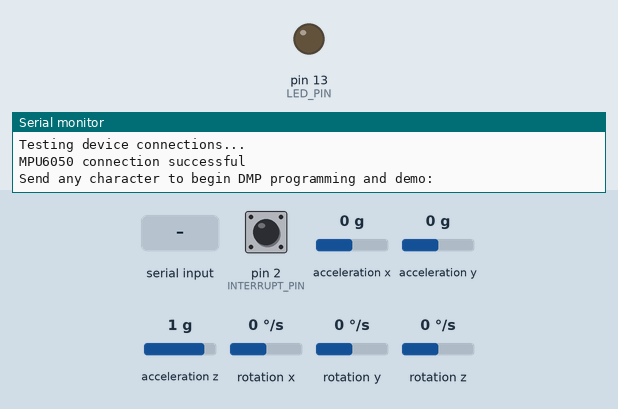
Simulated run of this sketch. Board: Arduino Uno, built with avr-gcc and run on an emulated ATmega328P. Shown: output pins drawn as LEDs (lit = HIGH), the last lines printed to the serial monitor. Dashed ring = blinking. Inputs (shaded band) come from the test bench; at power-on: acceleration x 0 g, acceleration y 0 g, acceleration z 1 g, rotation z 0 °/s, pin 2 (INTERRUPT_PIN) LOW, rotation x 0 °/s, rotation y 0 °/s. The sensor or clock chip raises its interrupt line as the real part does.

Above: at 0.9 s.
1.0 s: "1" received over Serial
At 1.76 s:
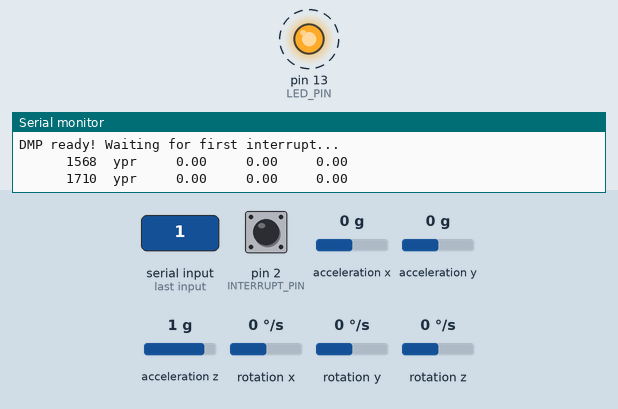
4.0 s: acceleration x set to -1.4 g
7.0 s: acceleration y set to -1.4 g
10.0 s: acceleration z set to -1.4 g
13.0 s: rotation z set to -192 °/s
16.0 s: acceleration x set to -0.8 g
Timing chart, 0 to 20.0 s (numbered marks = the images above; inputs shaded):
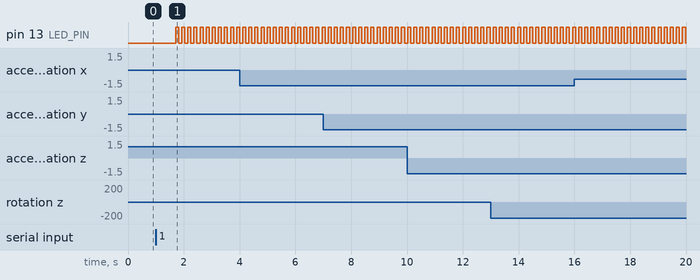

The sketch:

chatgpt_optimizedmemoryh.ino
```cpp
#include "I2Cdev.h"
#include "MPU6050_6Axis_MotionApps612.h"

#if I2CDEV_IMPLEMENTATION == I2CDEV_ARDUINO_WIRE
#include "Wire.h"
#endif

MPU6050 mpu;

#define OUTPUT_READABLE_YAWPITCHROLL
#define INTERRUPT_PIN 2
#define LED_PIN 13

volatile bool mpuInterrupt = false;
void dmpDataReady() {
  mpuInterrupt = true;
}

bool dmpReady = false;
uint8_t mpuIntStatus;
uint8_t devStatus;
uint16_t packetSize;
uint16_t fifoCount;
uint8_t fifoBuffer[64];

Quaternion q;
VectorFloat gravity;
float ypr[3];

unsigned long startTime;

void setup() {
  Wire.begin();
  Wire.setClock(400000);

  Serial.begin(9600);
  while (!Serial);

  Serial.println(F("Initializing I2C devices..."));
  mpu.initialize();
  pinMode(INTERRUPT_PIN, INPUT);

  Serial.println(F("Testing device connections..."));
  Serial.println(mpu.testConnection() ? F("MPU6050 connection successful") : F("MPU6050 connection failed"));

  Serial.println(F("\nSend any character to begin DMP programming and demo: "));
  while (Serial.available() && Serial.read());
  while (!Serial.available());
  while (Serial.available() && Serial.read());

  Serial.println(F("Initializing DMP..."));
  devStatus = mpu.dmpInitialize();

  mpu.setXGyroOffset(51);
  mpu.setYGyroOffset(8);
  mpu.setZGyroOffset(21);
  mpu.setXAccelOffset(1150);
  mpu.setYAccelOffset(-50);
  mpu.setZAccelOffset(1060);

  if (devStatus == 0) {
    mpu.CalibrateAccel(6);
    mpu.CalibrateGyro(6);
    Serial.println();
    mpu.PrintActiveOffsets();
    Serial.println(F("Enabling DMP..."));
    mpu.setDMPEnabled(true);

    Serial.print(F("Enabling interrupt detection (Arduino external interrupt "));
    Serial.print(digitalPinToInterrupt(INTERRUPT_PIN));
    Serial.println(F(")..."));
    attachInterrupt(digitalPinToInterrupt(INTERRUPT_PIN), dmpDataReady, RISING);
    mpuIntStatus = mpu.getIntStatus();

    Serial.println(F("DMP ready! Waiting for first interrupt..."));
    dmpReady = true;
    packetSize = mpu.dmpGetFIFOPacketSize();
  } else {
    Serial.print(F("DMP Initialization failed (code "));
    Serial.print(devStatus);
    Serial.println(F(")"));
  }

  startTime = millis();
  pinMode(LED_PIN, OUTPUT);
}

void loop() {
  if (!dmpReady) return;

  if (mpu.dmpGetCurrentFIFOPacket(fifoBuffer)) {
    unsigned long currentTime = millis();

#ifdef OUTPUT_READABLE_YAWPITCHROLL
    mpu.dmpGetQuaternion(&q, fifoBuffer);
    mpu.dmpGetGravity(&gravity, &q);
    mpu.dmpGetYawPitchRoll(ypr, &q, &gravity);

    char buffer[100];
    dtostrf(currentTime, 10, 0, buffer);
    Serial.print(buffer);
    Serial.print("\typr\t");

    dtostrf(ypr[0] * 180 / M_PI, 7, 2, buffer);
    Serial.print(buffer);
    Serial.print("\t");

    dtostrf(ypr[1] * 180 / M_PI, 7, 2, buffer);
    Serial.print(buffer);
    Serial.print("\t");

    dtostrf(ypr[2] * 180 / M_PI, 7, 2, buffer);
    Serial.print(buffer);
    Serial.println();

    delay(100);
#endif

    digitalWrite(LED_PIN, !digitalRead(LED_PIN));
  }
}
```

Measured:
- after the input at 1.0 s, pin 13 (LED_PIN): alternates HIGH for 0.11 s and LOW for 0.11 s, starting after 0.71 s
